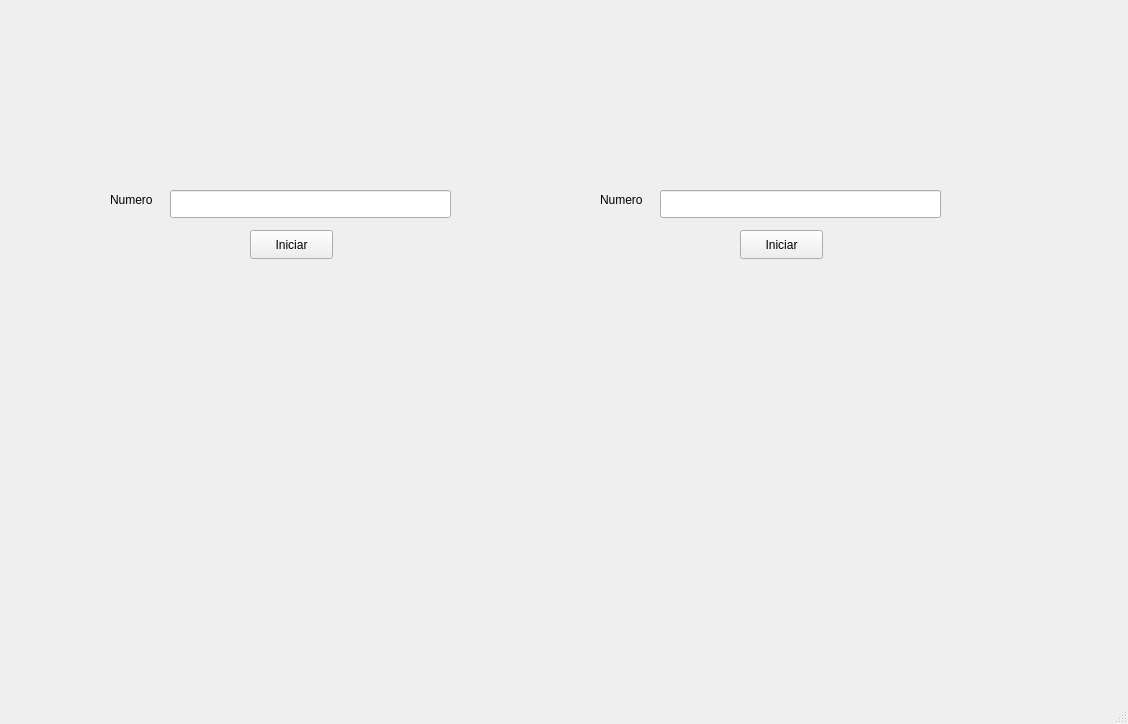
<?xml version="1.0" encoding="UTF-8"?>
<ui version="4.0">
 <class>MainWindow</class>
 <widget class="QMainWindow" name="MainWindow">
  <property name="geometry">
   <rect>
    <x>0</x>
    <y>0</y>
    <width>1128</width>
    <height>724</height>
   </rect>
  </property>
  <property name="windowTitle">
   <string>MainWindow</string>
  </property>
  <widget class="QWidget" name="centralwidget">
   <widget class="QLabel" name="label_8">
    <property name="geometry">
     <rect>
      <x>110</x>
      <y>190</y>
      <width>63</width>
      <height>20</height>
     </rect>
    </property>
    <property name="text">
     <string>Numero</string>
    </property>
   </widget>
   <widget class="QLabel" name="lblContador">
    <property name="geometry">
     <rect>
      <x>270</x>
      <y>320</y>
      <width>541</width>
      <height>301</height>
     </rect>
    </property>
    <property name="font">
     <font>
      <pointsize>38</pointsize>
     </font>
    </property>
    <property name="text">
     <string/>
    </property>
    <property name="alignment">
     <set>Qt::AlignCenter</set>
    </property>
   </widget>
   <widget class="QPushButton" name="btnIniciar">
    <property name="geometry">
     <rect>
      <x>250</x>
      <y>230</y>
      <width>83</width>
      <height>29</height>
     </rect>
    </property>
    <property name="text">
     <string>Iniciar</string>
    </property>
   </widget>
   <widget class="QLineEdit" name="txtNumero">
    <property name="geometry">
     <rect>
      <x>170</x>
      <y>190</y>
      <width>281</width>
      <height>28</height>
     </rect>
    </property>
   </widget>
   <widget class="QLabel" name="label_9">
    <property name="geometry">
     <rect>
      <x>600</x>
      <y>190</y>
      <width>63</width>
      <height>20</height>
     </rect>
    </property>
    <property name="text">
     <string>Numero</string>
    </property>
   </widget>
   <widget class="QLineEdit" name="txtNumero_2">
    <property name="geometry">
     <rect>
      <x>660</x>
      <y>190</y>
      <width>281</width>
      <height>28</height>
     </rect>
    </property>
   </widget>
   <widget class="QPushButton" name="btnIniciar_2">
    <property name="geometry">
     <rect>
      <x>740</x>
      <y>230</y>
      <width>83</width>
      <height>29</height>
     </rect>
    </property>
    <property name="text">
     <string>Iniciar</string>
    </property>
   </widget>
   <widget class="QLabel" name="label_10">
    <property name="geometry">
     <rect>
      <x>970</x>
      <y>10</y>
      <width>141</width>
      <height>51</height>
     </rect>
    </property>
    <property name="text">
     <string/>
    </property>
    <property name="pixmap">
     <pixmap resource="../Imagenes/resources.qrc">:/Logos/LogoFIT.jpg</pixmap>
    </property>
    <property name="scaledContents">
     <bool>true</bool>
    </property>
   </widget>
   <widget class="QLabel" name="label_11">
    <property name="geometry">
     <rect>
      <x>10</x>
      <y>10</y>
      <width>111</width>
      <height>61</height>
     </rect>
    </property>
    <property name="text">
     <string/>
    </property>
    <property name="pixmap">
     <pixmap resource="../Imagenes/resources.qrc">:/Logos/LogoUAT.png</pixmap>
    </property>
    <property name="scaledContents">
     <bool>true</bool>
    </property>
   </widget>
   <widget class="QLabel" name="label_12">
    <property name="geometry">
     <rect>
      <x>980</x>
      <y>610</y>
      <width>141</width>
      <height>51</height>
     </rect>
    </property>
    <property name="text">
     <string/>
    </property>
    <property name="pixmap">
     <pixmap resource="../Imagenes/resources.qrc">:/Logos/RhineLab.jpg</pixmap>
    </property>
    <property name="scaledContents">
     <bool>true</bool>
    </property>
   </widget>
  </widget>
  <widget class="QMenuBar" name="menubar">
   <property name="geometry">
    <rect>
     <x>0</x>
     <y>0</y>
     <width>1128</width>
     <height>26</height>
    </rect>
   </property>
  </widget>
  <widget class="QStatusBar" name="statusbar"/>
 </widget>
 <resources>
  <include location="Resource.qrc"/>
  <include location="../Imagenes/resources.qrc"/>
 </resources>
 <connections/>
</ui>
